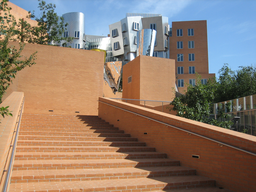
#> input picture computer_vision_tp_2_Bertrand_PATUREL/images/mit.png, 256 x 192 px, shrunk from 800 x 600 before the run
$ jupyter execute feature_detection_for_students.ipynb
#> lines starting #> are read from the running program, lines starting #| are printed output that depends on the picture; after the words box and inside, x2 and y2 are one past the last pixel; in counts of white or black regions, pixels touching at a corner belong together
# TP 2 : Computer Vision

## Part 2 : feature detection

In this part of the TP, we are going to look at the following feature detector :

- Harris corner detection

First, let us again load some packages and define some helper functions

[cell 1]
from matplotlib import pyplot as plt
import numpy as np
import imageio
from skimage import color
from scipy import signal
from scipy.ndimage.morphology import binary_dilation

is_colab = False

def read_image(file_name):
#> called with file_name = 'images/mit.png'
    img_color = imageio.imread(file_name)
#> img_color is the input picture: shape (192, 256, 3); mean R, G, B 144.3, 123.9, 108.1
    img_gray = color.rgb2gray(img_color)
    return img_gray,img_color

def write_image(img_in,file_name_out):
    imageio.imwrite(file_name_out, np.uint8(255.0*img_in))

def display_image(img_in):
    plt.figure(figsize=(10, 10))
    if (img_in.ndim == 2):
        plt.imshow(img_in,cmap='gray')
    elif (img_in.ndim == 3):
        # careful, in this case we supppose the pixel values are between 0 and 255
        plt.imshow(np.uint8(img_in))
    else:
        print('Error, unknown number of dimensions in image')
    return

# this function annotates an image with coloured squares at the positions detected by the harris detector
def annotate_image(img_in, img_harris):

    img_harris_out = np.tile( np.expand_dims(img_in,axis=2), (1,1,3))
    block_size = 5
    struct_el = np.ones((block_size,block_size))
    # now annotate the image
    img_harris = binary_dilation(img_harris,struct_el)
    img_harris_out[img_harris>0,0] = 1.0
    img_harris_out[img_harris>0,1:3] = 0.0


    return img_harris_out


file_dir = 'images/'
file_name = 'mit'
file_ext = '.png'

if (is_colab == True):
  !wget "https://perso.telecom-paristech.fr/anewson/doc/images/mit.png"
  img_gray,_ = read_image(file_name+file_ext)
else:
  img_gray,_ = read_image(file_dir+file_name+file_ext)
img_gray.shape
#> Out = (192, 256)

[cell 2]
display_image(img_gray)

The goal of the Harris detector is to detect corners. The criterion used is the following : if we shift the image (spatially) in any direction, the underlying image should change values. In other words, we should be able to distinguish between the initial image and the shifted image. This is not true, for example, with constant images or edges; there is an ambiguity (see the lesson slides for more detail).

This criterion is formalised by associating the following matrix with __each pixel__ $p$ in the image :

$A =
    \begin{bmatrix}
        \sum_{q \in \Psi_p} I_x(q)^2 & \sum_{q \in \Psi_p} I_x(q)I_y(q) \\
        \sum_{q \in \Psi_p} I_x(q)I_y(q) & \sum_{q \in \Psi_p} I_y(q)^2
    \end{bmatrix}
$

where $I_x$ is the $x$-direction component of image gradient, and similarly for $I_y$, and $\Psi_p$ is a small ''patch'' centred on $p$. A patch is a small image square.

Each pixel, therefore, contains a descriptor. The Harris detector consists in detecting the pixels whose descriptor verifies the following criterion :

$| \text{det}(A) - \alpha \text{trace}(A)^2 |  >k$

where det refers to the determinant of the matrix, and $k$ is a threshold. If this criterion is verified, then both the eigenvalues of the matrix are very large, which means that the two principal directions of local motion in the image lead to large changes in the image (which is what we were looking for). In fact, this does not correspond to __only__ corners, however corners do verify this criterion.

For more precise details about this, again, see the slides.

We are going to implement this detector now.

Firstly, implement a function ``harris_feature`` which calculates the previous criterion for each pixel. You will have to implement the following steps :

- calculate the necessar gradients (you can use the ``np.gradient`` function)
- create a filter to calculate the average value of the different gradients in a patch region. You should calculate these averages __before__ carrying out the two loops over the pixels, to avoid inefficient computation
- for each pixel, create the matrix $A$ and determine the Harris feature. For the matrix operations, you can use the ``np.linalg`` subpackage
- threshold the resulting image

Use the following parameters :

- patch_size = 7
- $\alpha$ = 0.04
- $k$ = 0.0002

[cell 3]
def harris_feature(img,k):
    # Get the parameters :
#> called with k = 2e-05
    height = img.shape[0]
#> height = 192
    width = img.shape[1]
#> width = 256
    shape = img.shape
#> shape = (192, 256)
    patch_size = 7
    alpha = 0.04

    #Compute the derivatives :
    Ix = np.gradient(img, axis = 0)
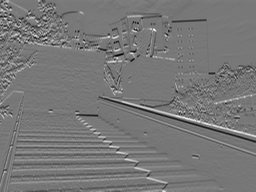
#> Ix: shape (192, 256) float64; min -0.353, max 0.397, mean -0.001; drawn with min black and max white
    Iy = np.gradient(img, axis = 1)
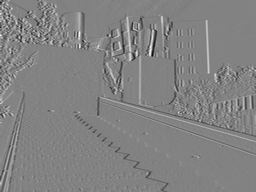
#> Iy: shape (192, 256) float64; min -0.416, max 0.396, mean -0.000439; drawn with min black and max white

    # Filter
    norm_filter = patch_size * patch_size
    filter = np.ones((patch_size,patch_size)) / norm_filter

    # We compute the gradients
    Ixx = Ix**2
    Ixy = Ix*Iy
    Iyx = Ixy
    Iyy = Iy**2

    # Inittialize res :
    img_harris_detect = np.zeros(img.shape)

    # We compute the convolution with the window
    I_xx = signal.convolve(Ixx, filter, 'same')
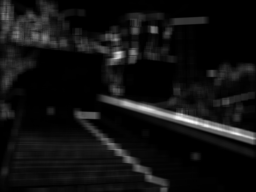
#> I_xx: shape (192, 256) float64; min 6.7e-07, max 0.0358, mean 0.00256; drawn with min black and max white
    I_xy, I_yx = signal.convolve(Ixy, filter, 'same'), signal.convolve(Iyx, filter, 'same')
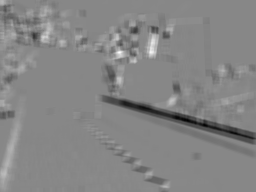
#> I_xy: shape (192, 256) float64; min -0.0124, max 0.011, mean -0.000188; drawn with min black and max white
    I_yy = signal.convolve(Iyy, filter, 'same')
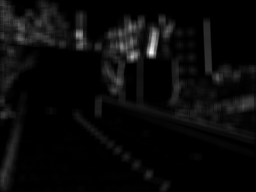
#> I_yy: shape (192, 256) float64; min 7.68e-07, max 0.0505, mean 0.00208; drawn with min black and max white

    for i in range(height):
        for j in range(width):

            # Compute A
            A = np.array([[I_xx[i,j], I_xy[i,j]], [I_yx[i,j], I_yy[i,j]]])

            # We compute the harris criterion
            criteria = np.abs(np.linalg.det(A)-alpha*(np.trace(A)**2))

            # The Harris criterion :
            if criteria > k:
                img_harris_detect[i,j] = 1
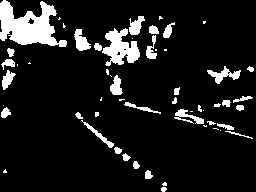
#> img_harris_detect: shape (192, 256) float64; values 0 (black) and 1 (white), 10.8% white; 56 white regions (22 under 20 px), largest, box (x1, y1, x2, y2) and area: (0, 0, 67, 47) 1766, (102, 28, 140, 66) 815, (207, 66, 241, 84) 239

    return img_harris_detect

Now, display the resulting image. You can use the function ``annotate_image``. Note, this outputs and RGB image, where the detected points are annotated as blocks of a certain size (5 here), in red. To display this image, you need to put the pixel values back to the range $0, \dots, 255$

[cell 4]
k = 0.00002
img_harris = harris_feature(img_gray,k)
display_image(255.0*annotate_image(img_gray,img_harris))
#> in annotate_image, `img_harris = binary_dilation(img_harris,struct_el)`: img_harris: shape (192, 256) bool; 21.6% white; 20 white regions, largest, box (x1, y1, x2, y2) and area: (72, 14, 163, 116) 2900, (0, 0, 69, 49) 2477, (172, 103, 255, 141) 1030

Now, you should observe something here: regions with many detections. Therefore, there is a second step : __non-maximum suppression__. This simply corresponds to removing detected pixels for which the Harris feature is not the maximum in a certain region.

Copy and paste the ``harris_feature`` code, and include non-maximum suppression before the output. For this, the following function can be useful:

- scipy.ndimage.maximum_filter()

[cell 5]
from scipy.ndimage import maximum_filter

def harris_feature(img,k):

    #Inittialize res :
#> called with k = 2e-05
    harvis_feature = np.zeros(img.shape)
    img_harris_detect_max = np.zeros(img.shape)

    # Get the parameters :
    height = img.shape[0]
#> height = 192
    width = img.shape[1]
#> width = 256
    shape = img.shape
#> shape = (192, 256)
    patch_size = 7
    alpha = 0.04

    #Compute the derivatives :
    Ix = np.gradient(img, axis = 0)
    Iy = np.gradient(img, axis = 1)

    # Filter
    norm_filter = patch_size * patch_size
    filter = np.ones((patch_size,patch_size)) / norm_filter

    # We compute the gradients
    Ixx = Ix**2
    Ixy = Ix*Iy
    Iyx = Ixy
    Iyy = Iy**2


    # We compute the convolution with the window
    I_xx = signal.convolve(Ixx, filter, 'same')
    I_xy, I_yx = signal.convolve(Ixy, filter, 'same'), signal.convolve(Iyx, filter, 'same')
    I_yy = signal.convolve(Iyy, filter, 'same')

    for i in range(height):
        for j in range(width):

            # Compute A
            A = np.array([[I_xx[i,j], I_xy[i,j]], [I_yx[i,j], I_yy[i,j]]])

            # We compute the harris criterion
            criteria = np.abs(np.linalg.det(A)-alpha*(np.trace(A)**2))

            # The Harris criterion :
            if criteria > k:
                harvis_feature[i,j] = criteria

    max_filter = maximum_filter(harvis_feature, size=25)
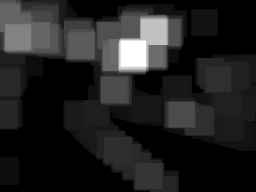
#> max_filter: shape (192, 256) float64; min 0, max 0.000418, mean 5.58e-05; drawn with min black and max white
    index_max = (max_filter==harvis_feature)
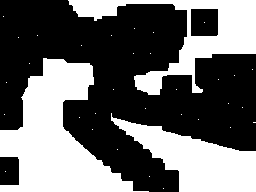
#> index_max: shape (192, 256) bool; 40.5% white; 35 white regions (32 under 20 px), largest, box (x1, y1, x2, y2) and area: (0, 58, 149, 192) 9271, (68, 0, 256, 95) 5395, (111, 113, 256, 192) 5217
    img_harris_detect_max[index_max] = 1
    img_harris_detect_max[harvis_feature==0] = 0

    return img_harris_detect_max

Carry out the algorithm and display the result

[cell 6]
k = 0.00002
img_harris = harris_feature(img_gray,k)
#> img_harris: shape (192, 256) float64; values 0 (black) and 1 (white), 0.06% white in thin lines or dots, all inside (x1, y1, x2, y2) = (3, 16, 253, 189)
display_image(255.0*annotate_image(img_gray,img_harris))
#> in annotate_image (call 2), `img_harris = binary_dilation(img_harris,struct_el)`:
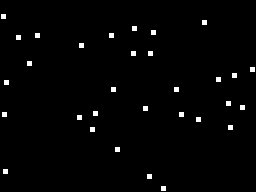
#> img_harris: shape (192, 256) bool; 1.6% white; 31 white regions, largest, box (x1, y1, x2, y2) and area: (1, 14, 6, 19) 25, (202, 20, 207, 25) 25, (132, 26, 137, 31) 25
#> in annotate_image (call 2), `img_harris_out[img_harris>0,1:3] = 0.0`:
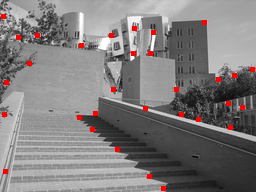
#> img_harris_out: shape (192, 256, 3) float64; mean of channels 0, 1, 2 0.506, 0.491, 0.491; drawn as R, G, B

$ run again, with computer_vision_tp_2_Bertrand_PATUREL/images/afgrunden_1.png copied over computer_vision_tp_2_Bertrand_PATUREL/images/mit.png
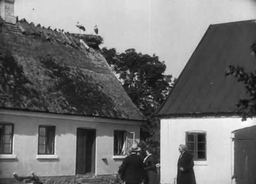
#> input picture computer_vision_tp_2_Bertrand_PATUREL/images/afgrunden_1.png, 256 x 184 px, shrunk from 624 x 448 before the run
#> in read_image, img_color is the input picture: shape (184, 256, 3); min 11, max 255, mean 113.9
#> after the loop in harris_feature, `for i in range(height):`:
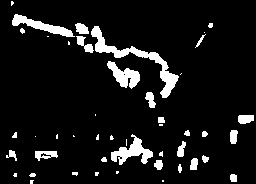
#> img_harris_detect: shape (184, 256) float64; values 0 (black) and 1 (white), 8.5% white; 46 white regions (20 under 20 px), largest, box (x1, y1, x2, y2) and area: (91, 26, 179, 98) 1007, (111, 134, 153, 165) 533, (12, 14, 75, 37) 482
#> index_max: shape (184, 256) bool; 38.3% white; 42 white regions (35 under 20 px), largest, box (x1, y1, x2, y2) and area: (26, 0, 256, 120) 9768, (0, 37, 146, 124) 7179, (221, 136, 256, 184) 498
#> in annotate_image (call 2), `img_harris_out[img_harris>0,1:3] = 0.0`:
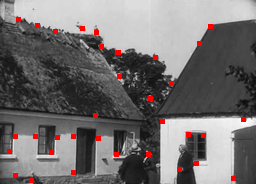
#> img_harris_out: shape (184, 256, 3) float64; mean of channels 0, 1, 2 0.456, 0.438, 0.438; drawn as R, G, B

$ run again, with computer_vision_tp_2_Bertrand_PATUREL/images/boston.png copied over computer_vision_tp_2_Bertrand_PATUREL/images/mit.png
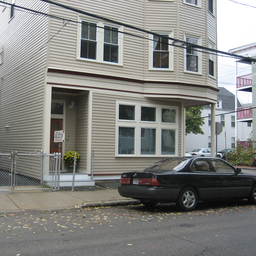
#> input picture computer_vision_tp_2_Bertrand_PATUREL/images/boston.png, 256 x 256 px, shrunk from 600 x 600 before the run
#> in read_image, img_color is the input picture: shape (256, 256, 3); mean R, G, B 132.2, 132.4, 129.1
#> index_max: shape (256, 256) bool; 33.2% white; 50 white regions (44 under 20 px), largest, box (x1, y1, x2, y2) and area: (0, 33, 256, 256) 18757, (67, 105, 104, 160) 1256, (227, 0, 256, 40) 1055, (105, 0, 181, 20) 560, (183, 20, 197, 25) 55, (133, 49, 137, 63) 28
#> in annotate_image (call 2), `img_harris_out[img_harris>0,1:3] = 0.0`:
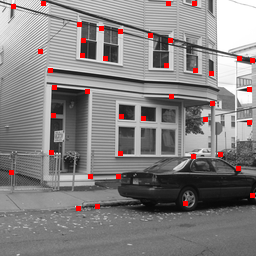
#> img_harris_out: shape (256, 256, 3) float64; mean of channels 0, 1, 2 0.527, 0.511, 0.511; drawn as R, G, B
